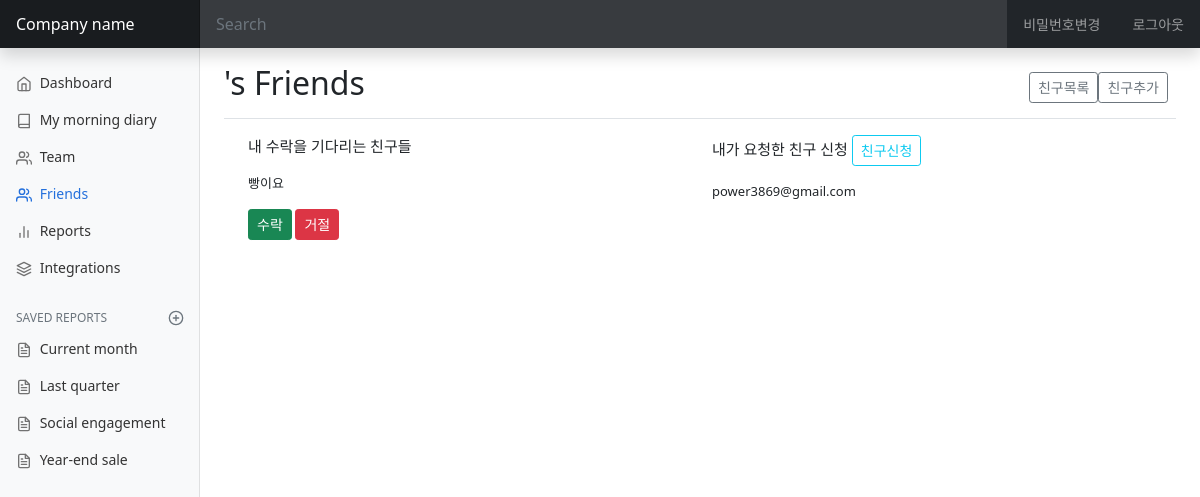
The page /friends/keon/add_friends/ (signed in) on the database as committed earlier.
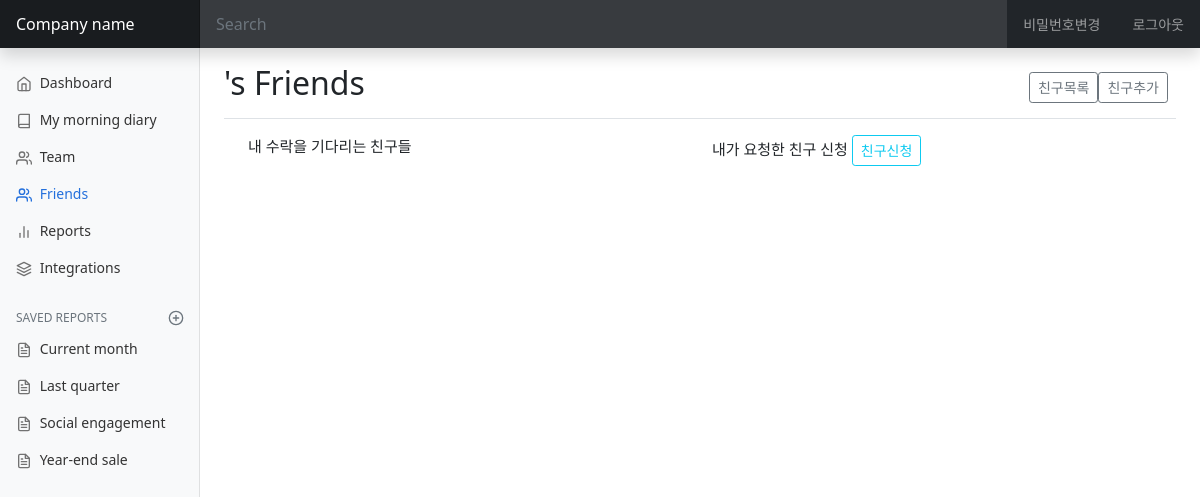
The same page on the database as committed later.
### diary/models.py (models this page shows)
class FriendsApply(models.Model):
    user_from = models.CharField(max_length=199)
    user_to = models.ForeignKey(User, on_delete=models.CASCADE)
    ok_sign = models.BooleanField(default=False)
    class Meta:
        constraints = [
            models.UniqueConstraint(
                fields=["user_from", "user_to"],
                name="unique apply",
            ),
        ]

class User(AbstractUser):
    nickname = models.CharField(
        max_length=15,
        unique=True,
        null=True,
        validators=[validate_no_special_characters],
        error_messages={'unique': '이미 사용중인 닉네임입니다.'},
    )
    friends = models.ManyToManyField('self', blank=True)
    def __str__(self):
        return self.email

### diary/views.py (the view)
# urls.py: path('friends/<str:username>/add_friends/', views.add_friends, name='add-friends'),
def add_friends(request, username):
    if request.method == 'POST':
        confirm = request.POST['ok']
        pk = request.POST['list_pk']
        target = FriendsApply.objects.get(pk=pk)
        if confirm == "positive":
            friend = User.objects.get(username=target.user_from)
            me = request.user
            friend.friends.add(me)
            me.friends.add(friend)
            friend.save()
            me.save()
            target.delete()
        elif confirm == "negative":
            target.delete()
        return redirect('add-friends', username=request.user.username)
    else:
        applying_list = FriendsApply.objects.filter(user_from=username).filter(ok_sign=0)
        be_applied_list = FriendsApply.objects.filter(user_to=request.user.pk).filter(ok_sign=0)
        context = {
            "applying_list": applying_list,
            "be_applied_list": be_applied_list
        }
        return render(request, 'friends/add_friends.html', context=context)

### diary/templates/friends/add_friends.html (shortened to what this page needs)
{% extends 'diary/base.html' %}
{% load static %}
{% block css %}
<link href={% static 'friends/css/friends.css' %} rel="stylesheet">
{% endblock css %}
{% block main_area %}
<main class="col-md-9 ms-sm-auto col-lg-10 px-md-4">
		<div class="d-flex justify-content-between flex-wrap flex-md-nowrap align-items-center pt-3 pb-2 mb-3 border-bottom">
		<h1 class="h2">{{ username }}'s Friends</h1>
		<div class="btn-toolbar mb-2 mb-md-0">
			<div class="btn-group me-2">
				<a href="{% url 'friends' user.username %}"><button type="button" class="btn btn-sm btn-outline-secondary">친구목록</button></a>
				<a href="{% url 'add-friends' user.username %}"><button type="button" class="btn btn-sm btn-outline-secondary">친구추가</button></a>
			</div>
		</div>
	</div>
	<div class="container">
		<div class="row">
			<div class="col-fluid col-md-6">
				<p style="font-size: 15px;">내 수락을 기다리는 친구들</p>
				{% for list in be_applied_list %}
				<p style="font-size: small;">
					{{list.user_from}}
					<form method='post'>{% csrf_token %}
						<button name="ok" type="submit" class="btn btn-sm btn-success" value="positive">수락</button>
						<button name="ok" type="submit" class="btn btn-sm btn-danger" value="negative">거절</button>
					</form>
				</p>
				{% endfor %}
			</div>
			<div class="col-fluid col-md-6">
				<p style="font-size: 15px;">
					<span>내가 요청한 친구 신청</span>
					<button type="button" class="btn btn-outline-info btn-sm" data-bs-toggle="modal" data-bs-target="#exampleModal">
						친구신청
					</button>
				</p>
				{% for list in  applying_list %}
				<p style="font-size: small;">{{list.user_to}}</p>
				{% endfor %}
			</div>
		</div>
	</div>
</main>
{% endblock main_area %}

### diary/templates/diary/base.html (shortened to what this page needs)
{% load static %}
<!doctype html>
<html lang="en">
  <head>
<link href="https://cdn.jsdelivr.net/npm/bootstrap@5.1.3/dist/css/bootstrap.min.css" rel="stylesheet">
    <link href={% static 'diary/css/dashboard.css' %} rel="stylesheet">
    <link href={% static 'diary/css/diary.css' %} rel="stylesheet">
    {% block css %}
    {% endblock css %}
  </head>
  <body>
{% include 'diary/navbar.html' %}
<div class="container-fluid">
  <div class="row">
    {% include 'diary/side_nav.html' %}
    {% block main_area %}
    {% endblock main_area %}
  </div>
</div>
  </body>
</html>

### diary/templates/diary/navbar.html (shortened to what this page needs)
<header class="navbar navbar-expand-md navbar-dark sticky-top bg-dark flex-md-nowrap p-0 shadow">
  <a class="navbar-brand col-md-3 col-lg-2 me-0 px-3" href="#">Company name</a>
  <input class="form-control form-control-dark w-100" type="text" placeholder="Search" aria-label="Search">
  <div class="navbar-nav">
      {% if not user.is_authenticated %}
    <div class="nav-item text-nowrap">
      <a class="nav-link px-3" href="{% url 'account_login' %}">로그인</a>
    </div>
    <div class="nav-item text-nowrap">
      <a class="nav-link px-3" href="{% url 'account_signup' %}">회원가입</a>
    </div>
      {% else %}
    <div class="nav-item text-nowrap">
      <a class="nav-link px-3" href="{% url 'account_change_password' %}">비밀번호변경</a>
    </div>
    <div class="nav-item text-nowrap">
      <a class="nav-link px-3" href="{% url 'account_logout' %}">로그아웃</a>
    </div>
      {% endif %}
  </div>
</header>

### diary/templates/diary/side_nav.html (shortened to what this page needs)
{% load static %}
<nav id="sidebarMenu" class="col-md-3 col-lg-2 d-md-block bg-light sidebar collapse">
      <div class="position-sticky pt-3">
        <ul class="nav flex-column">
          <li class="nav-item">
            <a class="nav-link" aria-current="page" href="#">
              <span data-feather="home"></span>
              Dashboard
            </a>
          </li>
          <li class="nav-item">
            {% if user.is_authenticated %}
            <a id="nav-morning-diary" class="nav-link" href="{% url 'today-diary' user.username %}">
            {% else %}
            <a id="nav-morning-diary" class="nav-link" href="{% url 'index' %}">
            {% endif %}
              <span data-feather="book"></span>
              My morning diary
            </a>
          </li>
          <li class="nav-item">
            <a class="nav-link" href="#">
              <span data-feather="users"></span>
              Team
            </a>
          </li>
          <li class="nav-item">
          {% if user.is_authenticated %}
            <a id="nav-friends" class="nav-link" href="{% url 'friends' user.username %}">
            {% else %}
            <a id="nav-friends" class="nav-link" href="{% url 'index' %}">
            {% endif %}
              <span data-feather="users"></span>
              Friends
            </a>
          </li>
          <li class="nav-item">
            <a class="nav-link" href="#">
              <span data-feather="bar-chart-2"></span>
              Reports
            </a>
          </li>
          <li class="nav-item">
            <a class="nav-link" href="#">
              <span data-feather="layers"></span>
              Integrations
            </a>
          </li>
        </ul>
        <h6 class="sidebar-heading d-flex justify-content-between align-items-center px-3 mt-4 mb-1 text-muted">
          <span>Saved reports</span>
          <a class="link-secondary" href="#" aria-label="Add a new report">
            <span data-feather="plus-circle"></span>
          </a>
        </h6>
        <ul class="nav flex-column mb-2">
          <li class="nav-item">
            <a class="nav-link" href="#">
              <span data-feather="file-text"></span>
              Current month
            </a>
          </li>
          <li class="nav-item">
            <a class="nav-link" href="#">
              <span data-feather="file-text"></span>
              Last quarter
            </a>
          </li>
          <li class="nav-item">
            <a class="nav-link" href="#">
              <span data-feather="file-text"></span>
              Social engagement
            </a>
          </li>
          <li class="nav-item">
            <a class="nav-link" href="#">
              <span data-feather="file-text"></span>
              Year-end sale
            </a>
          </li>
        </ul>
      </div>
</nav>

### diary/static/diary/css/dashboard.css (style rules this page uses)
body { font-size: .875rem; }
.feather { width: 16px; height: 16px; vertical-align: text-bottom; }
.sidebar { position: fixed; top: 0; bottom: 0; left: 0; z-index: 100; padding: 48px 0 0; box-shadow: inset -1px 0 0 rgba(0, 0, 0, .1); }
.sidebar .nav-link { font-weight: 500; color: #333; }
.sidebar .nav-link .feather { margin-right: 4px; color: #727272; }
.sidebar .nav-link.active { color: #2470dc; }
.sidebar .nav-link:hover .feather, .sidebar .nav-link.active .feather { color: inherit; }
.sidebar-heading { font-size: .75rem; text-transform: uppercase; }
.navbar-brand { padding-top: .75rem; padding-bottom: .75rem; font-size: 1rem; background-color: rgba(0, 0, 0, .25); box-shadow: inset -1px 0 0 rgba(0, 0, 0, .25); }
.navbar .form-control { padding: .75rem 1rem; border-width: 0; border-radius: 0; }
.form-control-dark { color: #fff; background-color: rgba(255, 255, 255, .1); border-color: rgba(255, 255, 255, .1); }

Rows that differ between the two databases and show on the page:
removed FriendsApply: user_from "빵이요", shown under "'s Friends"
removed FriendsApply: user_to "power3869@gmail.com"
